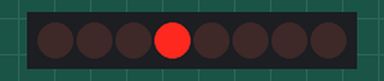
Bench run of a sketch on a simulated Arduino Uno, built with avr-gcc and run on an emulated ATmega328P. Parts: 8 shift-register outputs drawn as a row of LEDs (first output left, lit = HIGH). Wiring (inferred from the names in the program): shift register (74HC595): data pin 2; shift clock pin 3; latch pin 4. Wiring (inferred from the signals the program sends): row of LEDs: on Q0, Q1, Q2, Q3, Q4, Q5, Q6, Q7.

Above: at 1.99 s.
At 6.77 s:
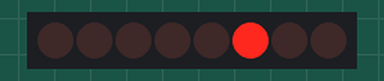
At 13.49 s:
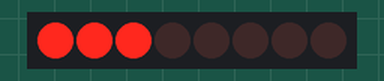
At 17.27 s:
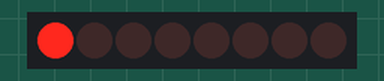
At 28.54 s:
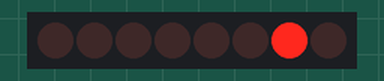
At 37.8 s:
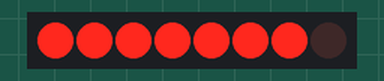
Timing chart, 0 to 40.0 s (numbered marks = the images above):
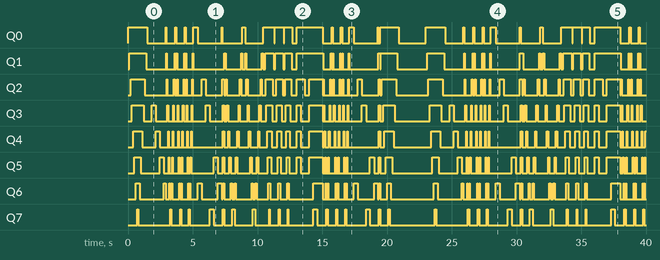

Measured:
- by itself, Q3: LOW → HIGH at 0.30 s, → LOW 0.90 s later, → HIGH 0.64 s later, → LOW 0.30 s later, … (104 changes in this stretch)
- by itself, Q4: LOW → HIGH at 0.40 s, → LOW 0.70 s later, → HIGH 1.0 s later, → LOW 0.30 s later, … (99 changes in this stretch)
- by itself, Q5: LOW → HIGH at 0.50 s, → LOW 0.50 s later, → HIGH 1.5 s later, → LOW 0.30 s later, … (106 changes in this stretch)
- by itself, Q6: LOW → HIGH at 0.60 s, → LOW 0.30 s later, → HIGH 1.9 s later, → LOW 0.14 s later, … (108 changes in this stretch)
- by itself, Q7: LOW → HIGH at 0.70 s, → LOW 0.10 s later, → HIGH 2.4 s later, → LOW 0.10 s later, … (66 changes in this stretch)

The sketch:

Shift_Register.ino
```cpp
int dataPin = 2;
int clockPin = 3;
int latchPin = 4;

byte data = 0;

void setup() {
	pinMode(dataPin, OUTPUT);
	pinMode(clockPin, OUTPUT);
	pinMode(latchPin, OUTPUT);
}

void loop() {
	increment(100);
	//------------------------\\
	delay(2000);
	oneByOne(20);
	oneByOne(20);
	oneByOne(20);
	oneByOne(20);
	//------------------------\\
	delay(2000);
	for(int x = 50; x >=0;x=x-5){
		oneByOne(x);
	}
	//------------------------\\
	delay(2000);
	oneByOne(100);
	oneByOne(100);
	//------------------------\\
	delay(2000);
	for(int x = 50; x >=0;x=x-5){
		increment(x);
	}
	//------------------------\\
	delay(2000);
	for(int x = 50; x >=0;x=x-5){
		oneByOne(x);
	}
	//------------------------\\
	delay(2000);
	increment(100);
	delay(2000);
}

void shiftWrite(int pin, boolean state){
	bitWrite(data, pin, state);
	shiftOut(dataPin, clockPin, MSBFIRST, data);
	digitalWrite(latchPin, HIGH);
	digitalWrite(latchPin, LOW);
}

void increment(int Delay){
	int pinNum = 0;
	//int Delay = 100;

	for (pinNum = 0; pinNum < 8; pinNum++){
		shiftWrite(pinNum, HIGH);
		delay(Delay);
	}

	for (pinNum = 7; pinNum >= 0; pinNum--){
		shiftWrite(pinNum, LOW);
		delay(Delay);
	}
}

void oneByOne(int Delay){
	int pinNum = 0;
	//int Delay = 20;

	for (pinNum = 0; pinNum < 8; pinNum++){
		shiftWrite(pinNum, HIGH);
		delay(Delay);
		shiftWrite(pinNum, LOW);
	}

	for (pinNum = 7; pinNum >= 0; pinNum--){
		shiftWrite(pinNum, HIGH);
		delay(Delay);
		shiftWrite(pinNum, LOW);
	}
}
```
